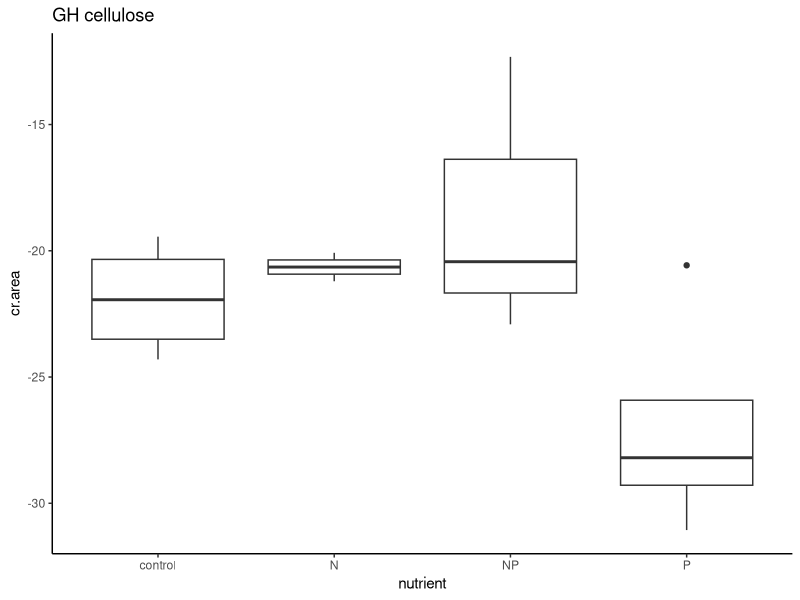
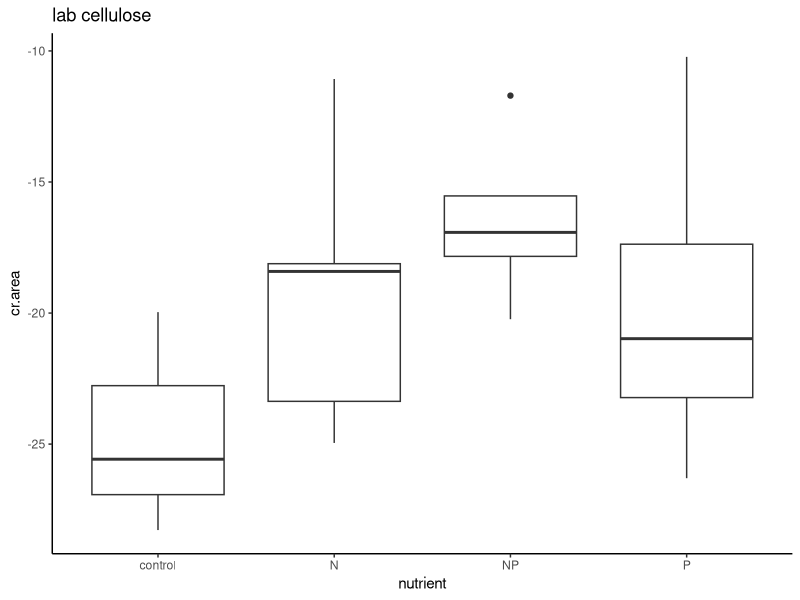

Generate these figures, in order, with R:
#script to analyze the greenhouse vs. lab comparison of nutrient limitation. 
#first, determine nutrient limitation within substrate type and incubation location. 
#then, compare among locations

#packages
library(nlme)
library(dplyr)
library(ggplot2)

#Load data
gh_lab <- read.csv("GH_lab_Columbia.csv")

#convert N and P values (0 or 1 for absence or presence) to factors
gh_lab$N<-as.factor(gh_lab$N)
gh_lab$P<-as.factor(gh_lab$P)

#subset data into gpp and cr response
gh<-subset(gh_lab, incubation=="GH", data=gh_lab)
lab<-subset(gh_lab, incubation =="lab", data=gh_lab)

                       
############################################################
#plot CR data
ggplot(data=subset(gh, top=="cellulose"), aes(x=nutrient, y = cr.area))+geom_boxplot()+theme_classic()+
  ggtitle("GH cellulose")
ggplot(data=subset(lab, top=="cellulose"), aes(x=nutrient, y = cr.area))+geom_boxplot()+theme_classic()+
  ggtitle("lab cellulose")

#analyze CR data
M1<-aov(cr.area~N*P, data=subset(gh, top=="cellulose"))
summary(M1)




